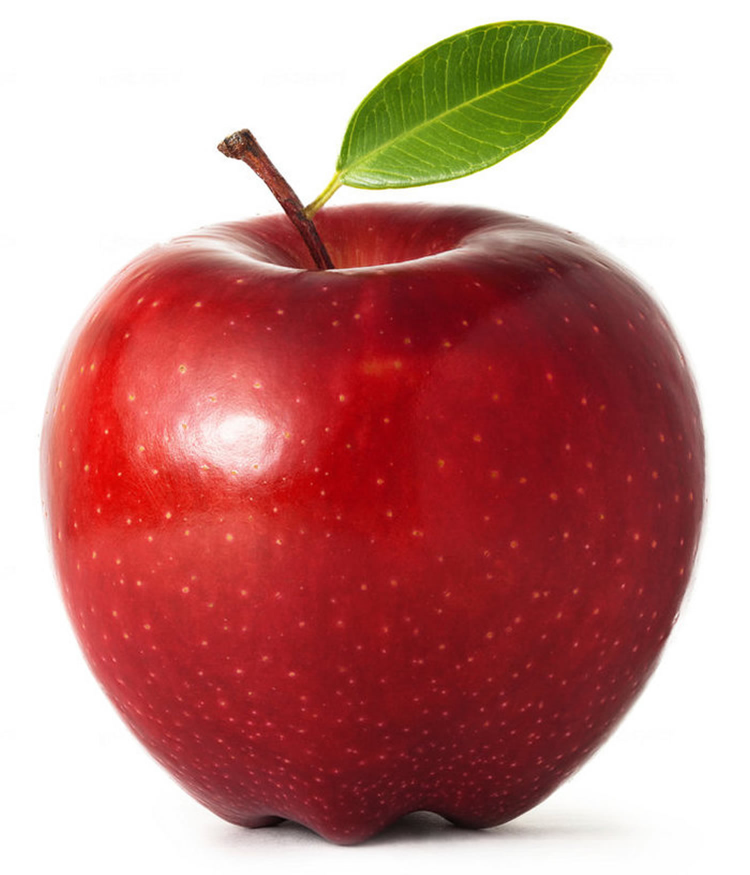
#> input picture uploads/encrypted_0fd031ce-7568-4105-b479-595adcd52501.png, 1500 x 1749 px (shown at 1/2 size)
$ python -i steganography.py   (imports and definitions only)
#> lines starting #> are read from the running program, lines starting #| are printed output that depends on the picture; after the words box and inside, x2 and y2 are one past the last pixel; in counts of white or black regions, pixels touching at a corner belong together
import cv2
import numpy as np
from PIL import Image
import os

class SteganoTool:
    def __init__(self):
        self.delimiter = "###END###"

    # [70 lines left out: functions hide_message, extract_message, not called in this run]

    def analyze_image(self, image_path):
        """Analyze image for steganography suitability"""
        try:
            img = cv2.imread(image_path)
#> img is the input picture: shape (1749, 1500, 3); mean B, G, R 133.1, 136.9, 194.6
            if img is None:
                return None

            # Get image properties
            height, width, channels = img.shape
#> height = 1749; width = 1500; channels = 3
            file_size = os.path.getsize(image_path)

            # Calculate capacity (conservative estimate)
            max_capacity_bits = height * width * channels
#> max_capacity_bits = 7870500
            max_capacity_chars = max_capacity_bits // 8
#> max_capacity_chars = 983812

            # Analyze color distribution
            hist = cv2.calcHist([img], [0, 1, 2], None, [256, 256, 256], [0, 256, 0, 256, 0, 256])
            color_complexity = np.std(hist)
#> color_complexity = 217.1

            # Calculate noise levels (edge detection)
            gray = cv2.cvtColor(img, cv2.COLOR_BGR2GRAY)
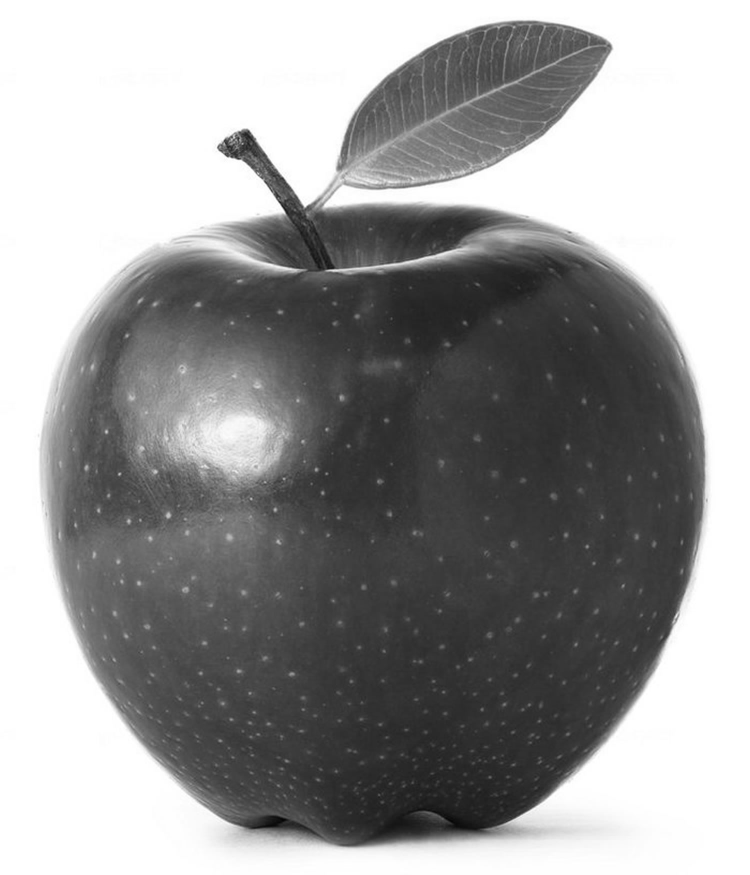
#> gray: shape (1749, 1500) (shown at 1/2 size); min 2, max 255, mean 153.7
            edges = cv2.Canny(gray, 100, 200)
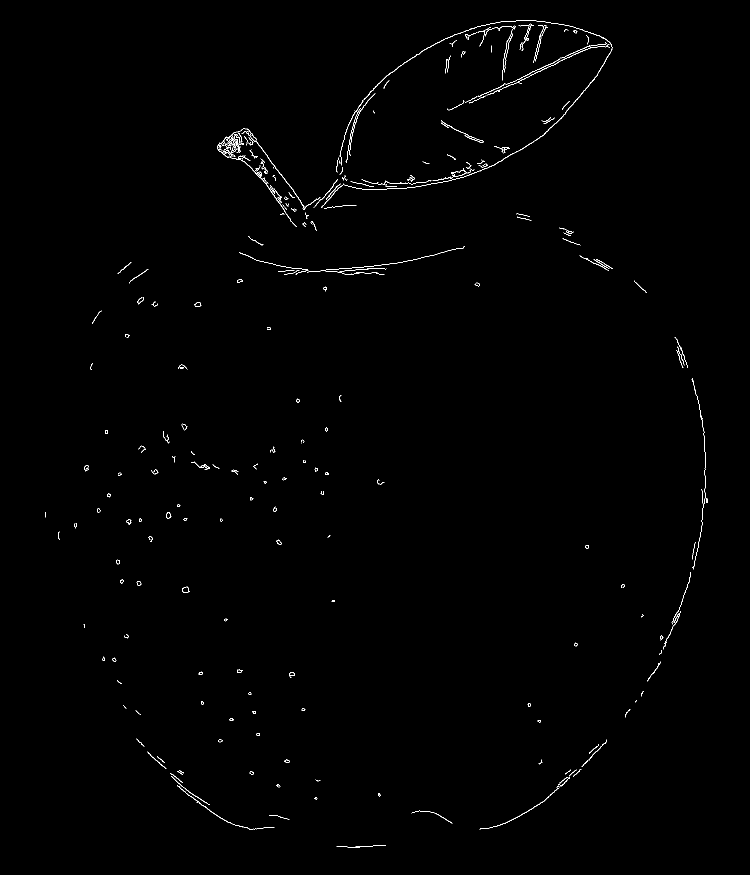
#> edges: shape (1749, 1500) (shown at 1/2 size); 0.49% white in thin lines or dots, all inside (x1, y1, x2, y2) = (90, 41, 1416, 1695)
            edge_density = np.sum(edges > 0) / (height * width)
#> edge_density = 0.00494

            # Security score based on complexity and edge density
            security_score = min(99.9, (color_complexity / 1000 + edge_density * 100) * 50)
#> security_score = 35.57

            # Steganography detectability risk
            if edge_density > 0.1 and color_complexity > 500:
                detectability_risk = "Low"
                confidence = 85 + (security_score - 50) / 2
            elif edge_density > 0.05:
                detectability_risk = "Medium"
                confidence = 70
            else:
                detectability_risk = "High"
                confidence = 50

            return {
                'width': width,
                'height': height,
                'channels': channels,
                'file_size': file_size,
                'max_capacity_chars': max_capacity_chars,
                'security_score': round(security_score, 1),
                'detectability_risk': detectability_risk,
                'confidence': round(confidence, 0),
                'edge_density': round(edge_density * 100, 1),
                'color_complexity': round(color_complexity, 0)
            }

        except Exception as e:
            print(f"Error analyzing image: {str(e)}")
            return None

    # [21 lines left out: function security_analysis, not called in this run]

>>> result = SteganoTool().analyze_image('uploads/encrypted_0fd031ce-7568-4105-b479-595adcd52501.png')
#> result = 10 items
